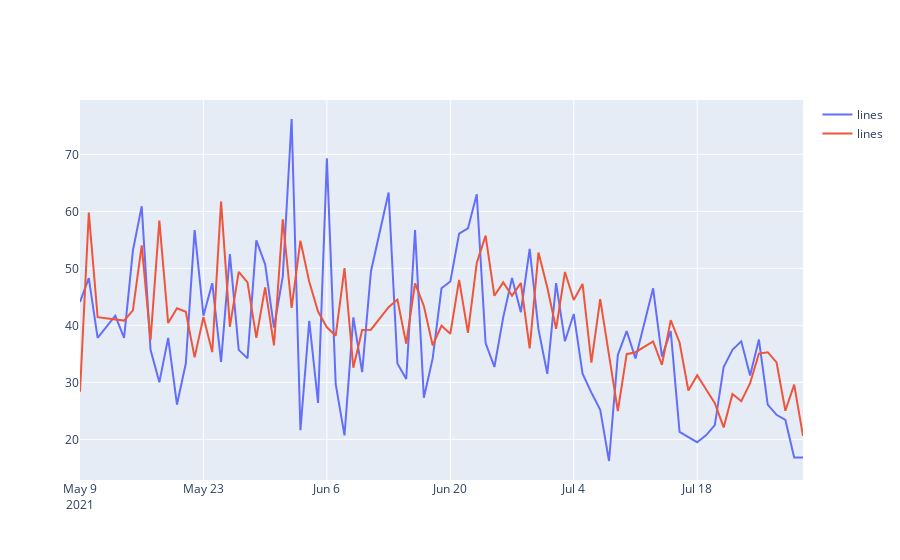

Source (notebook cell):
### Code cell
fig = go.Figure()
fig.add_trace(go.Scatter(x=df_preds['Date'], y=df_preds['Total_Consumption'],
                    mode='lines',
                    name='actual'))
fig.add_trace(go.Scatter(x=df_preds['Date'], y=df_preds['Predicted_Consumption'],
                    mode='lines',
                    name='predicted'))
